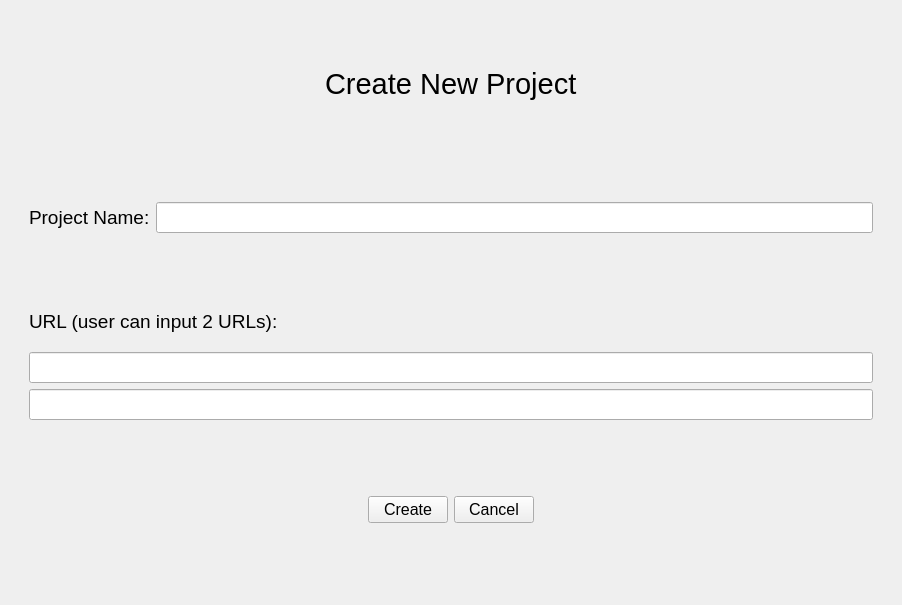
<?xml version="1.0" encoding="UTF-8"?>
<ui version="4.0">
 <class>CreateNewProjectWindow</class>
 <widget class="QMainWindow" name="CreateNewProjectWindow">
  <property name="geometry">
   <rect>
    <x>0</x>
    <y>0</y>
    <width>902</width>
    <height>605</height>
   </rect>
  </property>
  <property name="windowTitle">
   <string>MainWindow</string>
  </property>
  <widget class="QWidget" name="centralwidget">
   <layout class="QVBoxLayout" name="verticalLayout">
    <item>
     <layout class="QVBoxLayout" name="main_layout">
      <property name="leftMargin">
       <number>11</number>
      </property>
      <property name="topMargin">
       <number>11</number>
      </property>
      <property name="rightMargin">
       <number>11</number>
      </property>
      <property name="bottomMargin">
       <number>11</number>
      </property>
      <item>
       <widget class="QWidget" name="widget" native="true">
        <layout class="QVBoxLayout" name="verticalLayout_3">
         <item alignment="Qt::AlignHCenter">
          <widget class="QLabel" name="label">
           <property name="font">
            <font>
             <pointsize>22</pointsize>
            </font>
           </property>
           <property name="text">
            <string>Create New Project</string>
           </property>
          </widget>
         </item>
        </layout>
       </widget>
      </item>
      <item>
       <widget class="QWidget" name="widget_2" native="true">
        <layout class="QHBoxLayout" name="horizontalLayout_2">
         <item>
          <widget class="QLabel" name="project_name_label">
           <property name="font">
            <font>
             <pointsize>14</pointsize>
            </font>
           </property>
           <property name="text">
            <string>Project Name:</string>
           </property>
          </widget>
         </item>
         <item>
          <widget class="QLineEdit" name="project_name_editText">
           <property name="font">
            <font>
             <pointsize>14</pointsize>
            </font>
           </property>
          </widget>
         </item>
        </layout>
       </widget>
      </item>
      <item>
       <widget class="QWidget" name="widget_3" native="true">
        <layout class="QVBoxLayout" name="verticalLayout_4">
         <item>
          <widget class="QLabel" name="url_label">
           <property name="minimumSize">
            <size>
             <width>0</width>
             <height>50</height>
            </size>
           </property>
           <property name="maximumSize">
            <size>
             <width>16777215</width>
             <height>50</height>
            </size>
           </property>
           <property name="font">
            <font>
             <pointsize>14</pointsize>
            </font>
           </property>
           <property name="text">
            <string>URL (user can input 2 URLs):</string>
           </property>
          </widget>
         </item>
         <item>
          <widget class="QLineEdit" name="url_editText">
           <property name="font">
            <font>
             <pointsize>14</pointsize>
            </font>
           </property>
          </widget>
         </item>
         <item>
          <widget class="QLineEdit" name="url_editText2">
           <property name="font">
            <font>
             <pointsize>14</pointsize>
            </font>
           </property>
          </widget>
         </item>
        </layout>
       </widget>
      </item>
      <item alignment="Qt::AlignHCenter">
       <widget class="QWidget" name="widget_4" native="true">
        <property name="minimumSize">
         <size>
          <width>0</width>
          <height>150</height>
         </size>
        </property>
        <property name="maximumSize">
         <size>
          <width>16777215</width>
          <height>150</height>
         </size>
        </property>
        <layout class="QHBoxLayout" name="horizontalLayout">
         <item>
          <widget class="QPushButton" name="create_button">
           <property name="font">
            <font>
             <pointsize>12</pointsize>
            </font>
           </property>
           <property name="text">
            <string>Create</string>
           </property>
          </widget>
         </item>
         <item>
          <widget class="QPushButton" name="cancel_button">
           <property name="font">
            <font>
             <pointsize>12</pointsize>
            </font>
           </property>
           <property name="text">
            <string>Cancel</string>
           </property>
          </widget>
         </item>
        </layout>
       </widget>
      </item>
     </layout>
    </item>
   </layout>
  </widget>
 </widget>
 <resources/>
 <connections/>
</ui>
